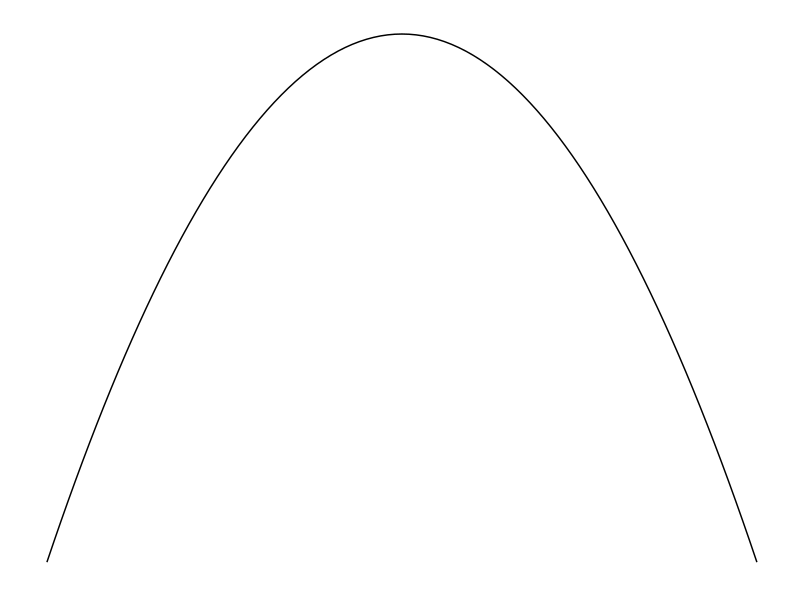
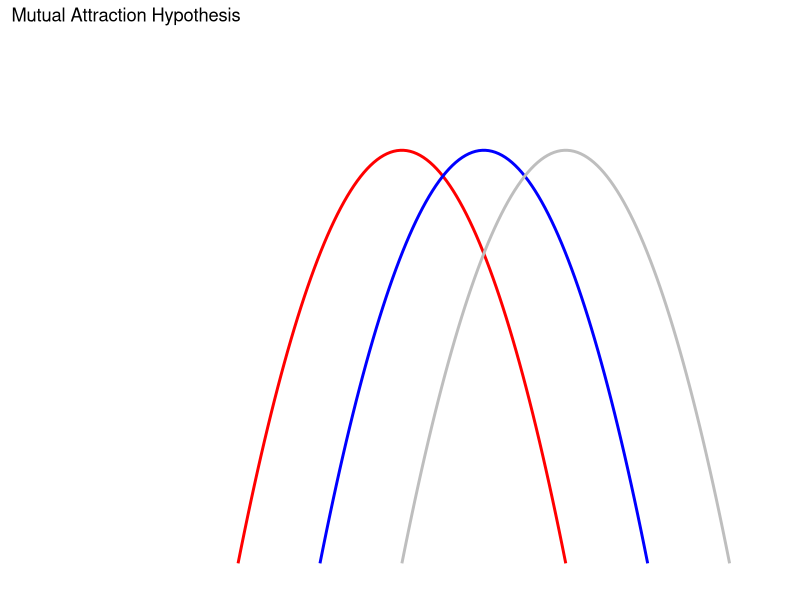
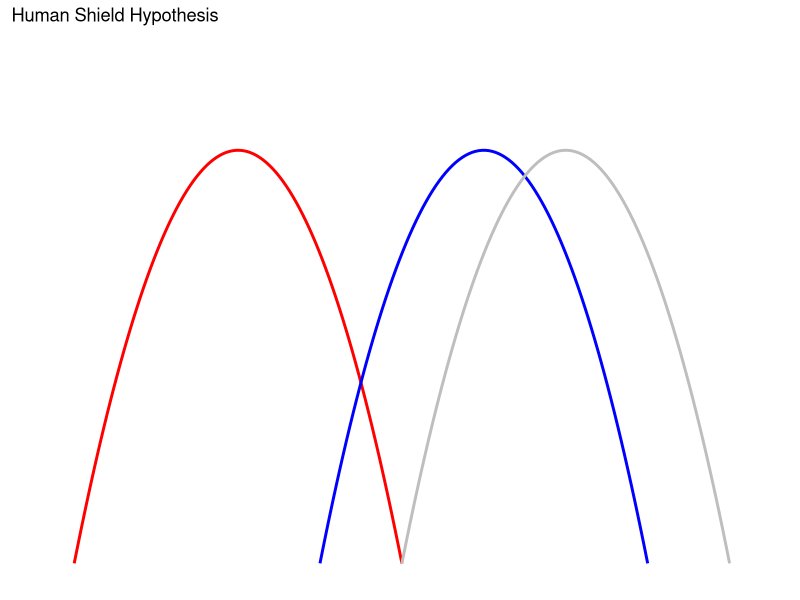
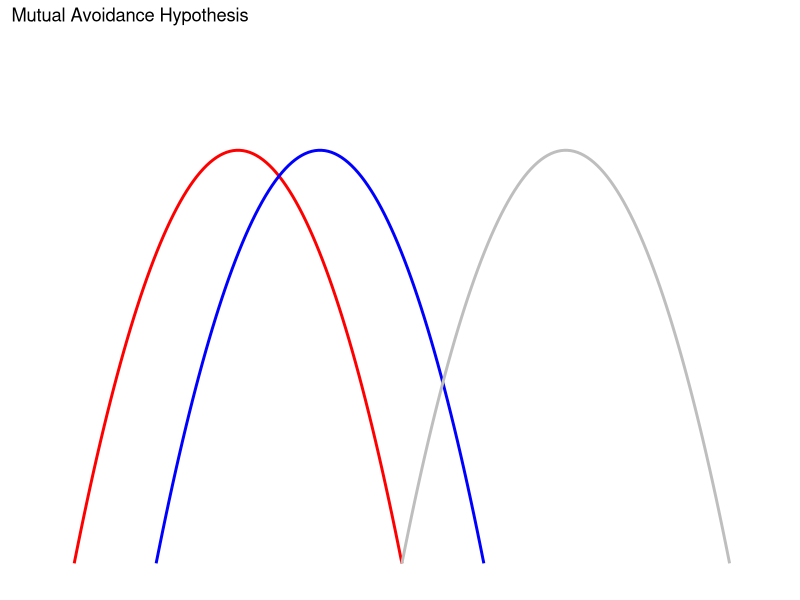
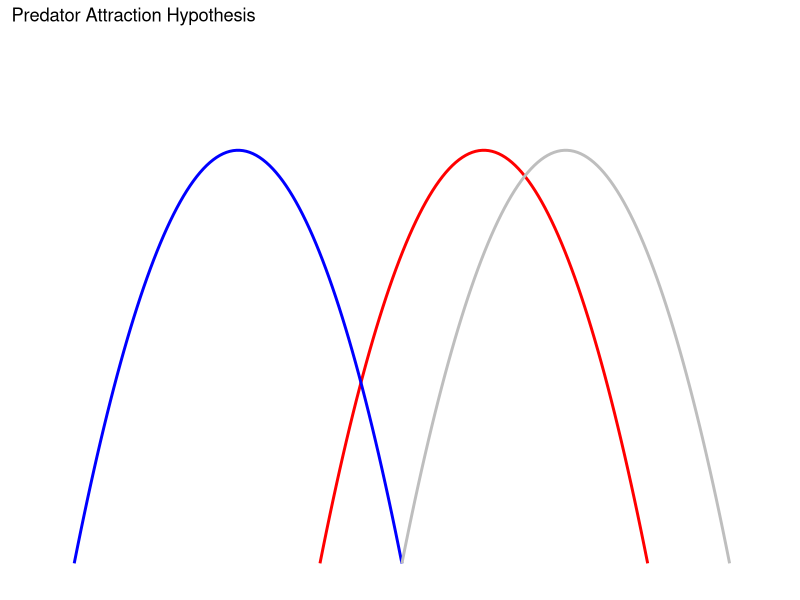
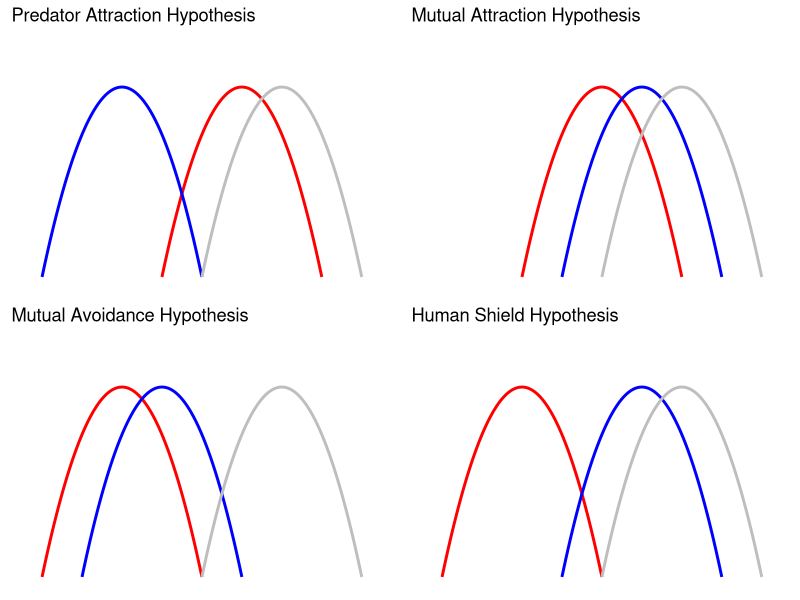

These figures' R source, in order:
# conceptual framework for four hypotheses of human avoidance/attraction in predator-prey interactions
# Margaret Mercer
# June 8, 2024

# load packages
library(ggplot2)
library(gridExtra)

quadratic_fun <- function(x){
  -(x^2)
}

# basic parabola(s)
ggplot(data.frame(x = c(-30, 30)), aes(x = x)) +
  stat_function(fun = quadratic_fun) + xlim(c(-20, 20)) +
  theme_classic() +
  theme(axis.title.y = element_blank(),
        axis.title.x = element_blank(),
        panel.border = element_blank(),
        legend.position = "none",
        axis.text.y = element_blank(),
        axis.text.x = element_blank(),
        axis.ticks = element_blank(),
        axis.line = element_blank())








# Define the function for an upside down parabola
parabola <- function(x, a = -1, b = 0, c = 0) {
  return(a * (x - b)^2 + c)
}

# Create a sequence of x values
x_value_pred <- seq(-45, 15, length.out = 100)
x_value_prey <- seq(-30, 30, length.out = 100)
x_value_human <- seq(-15, 45, length.out = 100)


# Create a data frame for the three parabolas
df <- data.frame(
  x = rep(c(x_value_pred, x_value_prey, x_value_human)),
  y = c(parabola(x_value_pred, b = -15), parabola(x_value_prey, b = 0), parabola(x_value_human, b = 15)),
  parabola = factor(rep(c("Parabola 1", "Parabola 2", "Parabola 3"), each = 100))
)

# Create the plot using ggplot
mat <- ggplot(df, aes(x = x, y = y, color = parabola)) +
  geom_line(size = 1) +
  labs(title = "Mutual Attraction Hypothesis",
       x = "x", y = "y") +
  scale_color_manual(values = c("red", "blue", "gray")) +
  xlim(-80, 50) +
  ylim(-900, 200) +
  theme(legend.title = element_blank()) +
  theme_classic() +
  theme(axis.title.y = element_blank(),
        axis.title.x = element_blank(),
        panel.border = element_blank(),
        legend.position = "none",
        axis.text.y = element_blank(),
        axis.text.x = element_blank(),
        axis.ticks = element_blank(),
        axis.line = element_blank())
mat
# this works great
# 
# # now we try to shade the area under the first two parabolas (pred and prey)
# # get overlap for area under the two curves
# intersection_points <- df %>%
#   filter(parabola == "Parabola 1") %>%
#   inner_join(df %>% filter(parabola == "Parabola 2"), by = "x", suffix = c(".1", ".2")) %>%
#   filter(y.1 <= y.2)
# # so it seems like this didn't work at all
# 
# # Create polygon data for the shaded area
# polygon_data <- bind_rows(
#   intersection_points %>%
#     select(x, y = y.1),
#   intersection_points %>%
#     arrange(desc(x)) %>%
#     select(x, y = y.2))
# 
# 
# ggplot() +
#   geom_line(data = df, aes(x = x, y = y, color = parabola, fill = parabola), size = 1) +
#   labs(title = "Three Upside Down Parabolas", x = NULL, y = NULL) +
#   scale_color_manual(values = c("red", "blue", "gray")) +
#   xlim(-80, 50) +
#   theme_classic() +
#   theme(
#     legend.title = element_blank(),
#     legend.position = "none",
#     axis.text = element_blank(),
#     axis.ticks = element_blank(),
#     axis.line = element_blank(),
#     panel.border = element_blank()
#   )
# 
# ggplot() +
#   geom_polygon(data = polygon_data, aes(x = x, y = y), fill = "grey", alpha = 0.5)
# # this just comes out as a gray square :')




# lets put a pin in that and move on to making the curves look the way we want for the different quadrants

# human shield
# Create a sequence of x values
x_value_pred <- seq(-75, -15, length.out = 100)
x_value_prey <- seq(-30, 30, length.out = 100)
x_value_human <- seq(-15, 45, length.out = 100)

# Create a data frame for the three parabolas
df <- data.frame(
  x = rep(c(x_value_pred, x_value_prey, x_value_human)),
  y = c(parabola(x_value_pred, b = -45), parabola(x_value_prey, b = 0), parabola(x_value_human, b = 15)),
  parabola = factor(rep(c("Parabola 1", "Parabola 2", "Parabola 3"), each = 100))
)

# Create the plot using ggplot
hs <- ggplot(df, aes(x = x, y = y, color = parabola)) +
  geom_line(size = 1) +
  labs(title = "Human Shield Hypothesis",
       x = "x", y = "y") +
  scale_color_manual(values = c("red", "blue", "gray")) +
  xlim(-80, 50) +
  ylim(-900, 200) +
  theme(legend.title = element_blank()) +
  theme_classic() +
  theme(axis.title.y = element_blank(),
        axis.title.x = element_blank(),
        panel.border = element_blank(),
        legend.position = "none",
        axis.text.y = element_blank(),
        axis.text.x = element_blank(),
        axis.ticks = element_blank(),
        axis.line = element_blank())
hs

# mutual avoidance
# Create a sequence of x values
x_value_pred <- seq(-75, -15, length.out = 100)
x_value_prey <- seq(-60, 0, length.out = 100)
x_value_human <- seq(-15, 45, length.out = 100)


# Create a data frame for the three parabolas
df <- data.frame(
  x = rep(c(x_value_pred, x_value_prey, x_value_human)),
  y = c(parabola(x_value_pred, b = -45), parabola(x_value_prey, b = -30), parabola(x_value_human, b = 15)),
  parabola = factor(rep(c("Parabola 1", "Parabola 2", "Parabola 3"), each = 100))
)

# Create the plot using ggplot
mav <- ggplot(df, aes(x = x, y = y, color = parabola)) +
  geom_line(size = 1) +
  labs(title = "Mutual Avoidance Hypothesis",
       x = "x", y = "y") +
  scale_color_manual(values = c("red", "blue", "gray")) +
  xlim(-80, 50) +
  ylim(-900, 200) +
  theme(legend.title = element_blank()) +
  theme_classic() +
  theme(axis.title.y = element_blank(),
        axis.title.x = element_blank(),
        panel.border = element_blank(),
        legend.position = "none",
        axis.text.y = element_blank(),
        axis.text.x = element_blank(),
        axis.ticks = element_blank(),
        axis.line = element_blank())
mav


# predator attraction
# Create a sequence of x values
x_value_pred <- seq(-30, 30, length.out = 100)
x_value_prey <- seq(-75, -15, length.out = 100)
x_value_human <- seq(-15, 45, length.out = 100)


# Create a data frame for the three parabolas
df <- data.frame(
  x = rep(c(x_value_pred, x_value_prey, x_value_human)),
  y = c(parabola(x_value_pred, b = 0), parabola(x_value_prey, b = -45), parabola(x_value_human, b = 15)),
  parabola = factor(rep(c("Parabola 1", "Parabola 2", "Parabola 3"), each = 100))
)

# Create the plot using ggplot
pa <- ggplot(df, aes(x = x, y = y, color = parabola)) +
  geom_line(size = 1) +
  labs(title = "Predator Attraction Hypothesis",
       x = "x", y = "y") +
  scale_color_manual(values = c("red", "blue", "gray")) +
  xlim(-80, 50) +
  ylim(-900, 200) +
  theme(legend.title = element_blank()) +
  theme_classic() +
  theme(axis.title.y = element_blank(),
        axis.title.x = element_blank(),
        panel.border = element_blank(),
        legend.position = "none",
        axis.text.y = element_blank(),
        axis.text.x = element_blank(),
        axis.ticks = element_blank(),
        axis.line = element_blank())
pa

# stick the four curves together
g <- grid.arrange(pa, mat, mav, hs, ncol=2)


